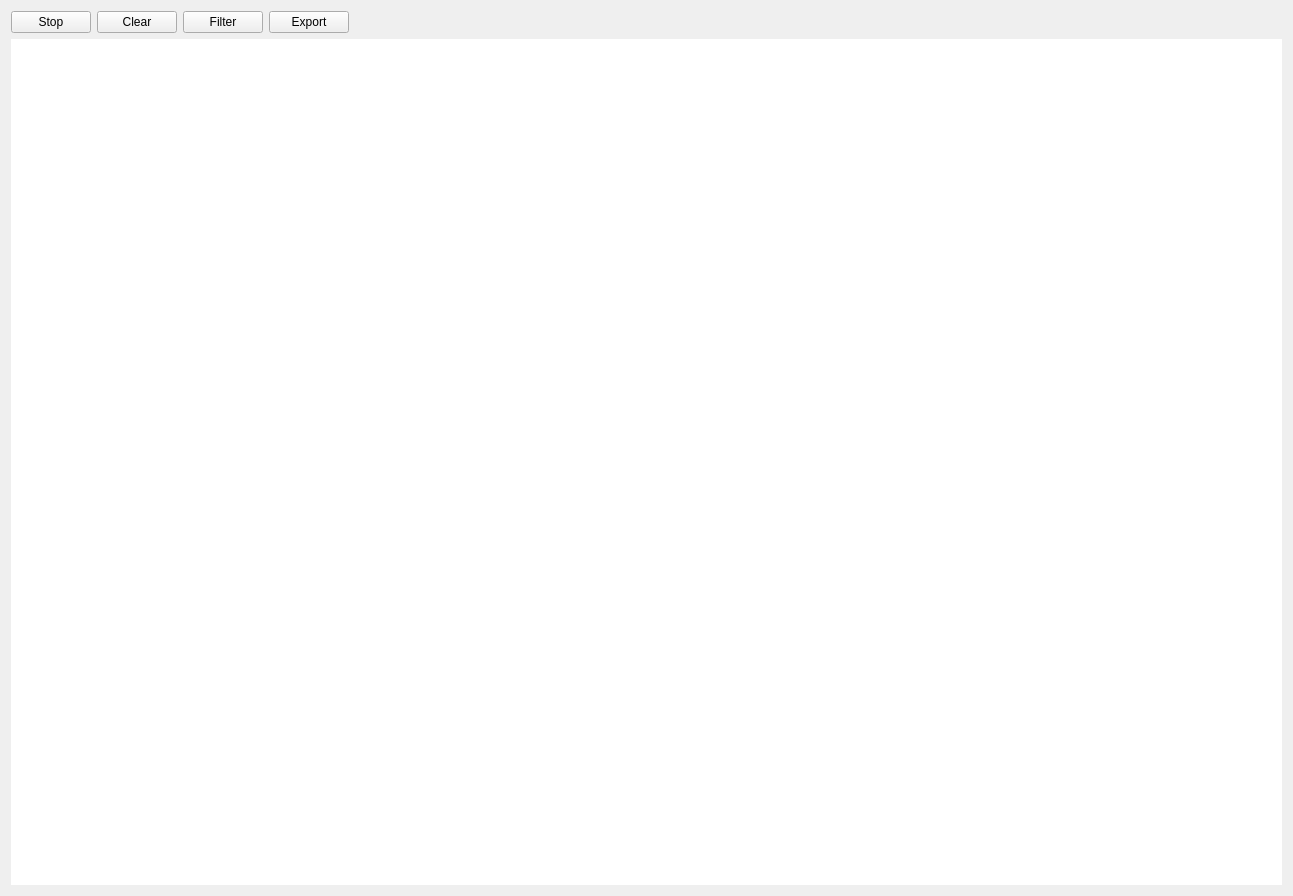
<?xml version="1.0" encoding="UTF-8"?>
<ui version="4.0">
 <class>CScadaLogView</class>
 <widget class="QWidget" name="CScadaLogView">
  <property name="geometry">
   <rect>
    <x>0</x>
    <y>0</y>
    <width>1293</width>
    <height>896</height>
   </rect>
  </property>
  <property name="windowTitle">
   <string>log</string>
  </property>
  <layout class="QVBoxLayout" name="verticalLayout" stretch="0,2">
   <item>
    <layout class="QHBoxLayout" name="horizontalLayout">
     <item>
      <widget class="QPushButton" name="btnStop">
       <property name="text">
        <string>Stop</string>
       </property>
      </widget>
     </item>
     <item>
      <widget class="QPushButton" name="btnRestart">
       <property name="text">
        <string>Clear</string>
       </property>
      </widget>
     </item>
     <item>
      <widget class="QPushButton" name="btnSearch">
       <property name="text">
        <string>Filter</string>
       </property>
      </widget>
     </item>
     <item>
      <widget class="QPushButton" name="btnExport">
       <property name="text">
        <string>Export</string>
       </property>
      </widget>
     </item>
     <item>
      <spacer name="horizontalSpacer">
       <property name="orientation">
        <enum>Qt::Horizontal</enum>
       </property>
       <property name="sizeHint" stdset="0">
        <size>
         <width>40</width>
         <height>20</height>
        </size>
       </property>
      </spacer>
     </item>
    </layout>
   </item>
   <item>
    <widget class="QSplitter" name="splitter">
     <property name="styleSheet">
      <string notr="true">background-color: rgb(255, 255, 255);</string>
     </property>
     <property name="orientation">
      <enum>Qt::Vertical</enum>
     </property>
     <widget class="QTableView" name="LogGridCtrl">
      <property name="frameShape">
       <enum>QFrame::NoFrame</enum>
      </property>
      <property name="frameShadow">
       <enum>QFrame::Plain</enum>
      </property>
     </widget>
    </widget>
   </item>
  </layout>
 </widget>
 <layoutdefault spacing="6" margin="11"/>
 <resources/>
 <connections/>
</ui>
